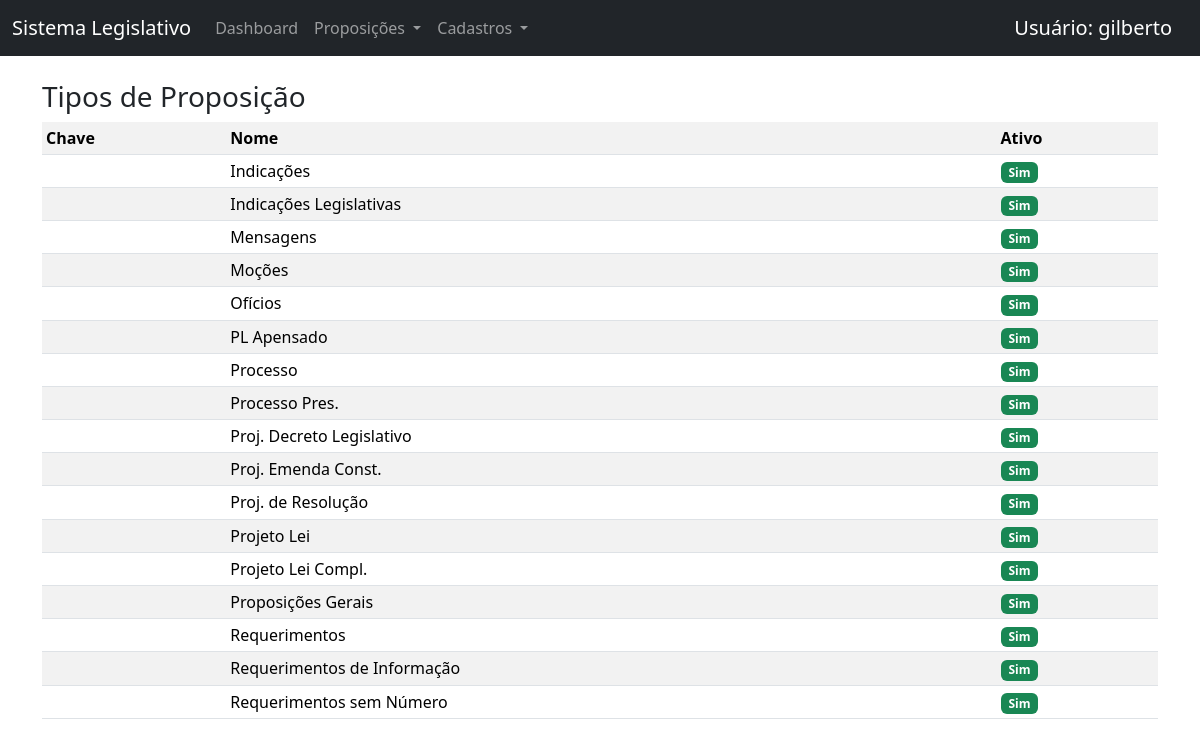
The app's page /tipos/ (signed in) with its own data.
### www/models.py (models this page shows, shortened)
class TipoProposicao(models.Model):
    sigla = models.CharField(
        max_length=10,
        unique=True,
        help_text="Código curto do tipo de proposição (até 10 caracteres)"
    )
    nome = models.CharField(
        max_length=100,
        unique=True
    )
    ativo = models.BooleanField(default=True)
    class Meta:
        verbose_name = "Tipo de Proposição"
        verbose_name_plural = "Tipos de Proposição"
        ordering = ["nome"]

### www/views.py (the view)
# urls.py: path("tipos/", TipoProposicaoListView.as_view(), name="tipo_list"),
class TipoProposicaoListView(LoginRequiredMixin, ListView):
    model = TipoProposicao
    template_name = "www/tipoproposicao_list.html"
    paginate_by = 20

### www/templates/www/tipoproposicao_list.html (shortened to what this page needs)
{% extends "base.html" %}
{% block content %}
<h3>Tipos de Proposição</h3>
<table class="table table-striped table-sm">
    <tr>
        <th>Chave</th>
        <th>Nome</th>
        <th>Ativo</th>
    </tr>
    {% for tipo in object_list %}
    <tr>
        <td>{{ tipo.chave }}</td>
        <td>{{ tipo.nome }}</td>
        <td>
            {% if tipo.ativo %}
                <span class="badge bg-success">Sim</span>
            {% else %}
                <span class="badge bg-secondary">Não</span>
            {% endif %}
        </td>
    </tr>
    {% empty %}
    <tr>
        <td colspan="3" class="text-muted">
            Nenhum tipo cadastrado
        </td>
    </tr>
    {% endfor %}
</table>
{% endblock %}

### www/templates/base.html (shortened to what this page needs)
<!DOCTYPE html>
<html lang="pt-br">
<head>
    <link href="https://cdn.jsdelivr.net/npm/bootstrap@5.3.2/dist/css/bootstrap.min.css" rel="stylesheet">
</head>
<body>
  <nav class="navbar navbar-expand-lg navbar-dark bg-dark mb-4">
    <div class="container-fluid">
      <a class="navbar-brand" href="{% url 'dashboard' %}">
          Sistema Legislativo
      </a>
      <div class="collapse navbar-collapse" id="navbarNav">
        <ul class="navbar-nav me-auto">
          <li class="nav-item">
            <a class="nav-link" href="{% url 'dashboard' %}">Dashboard</a>
          </li>
          <li class="nav-item dropdown">
            <a class="nav-link dropdown-toggle" href="#" role="button"
               data-bs-toggle="dropdown">
              Proposições
            </a>
          </li>
          <li class="nav-item dropdown">
            <a class="nav-link dropdown-toggle" href="#" role="button"
               data-bs-toggle="dropdown">
              Cadastros
            </a>
          </li>
        </ul>
      </div>
      <div class="navbar-brand">
        Usuário: {{ user.username }}
      </div>
    </div>
  </nav>
  <div class="container">
      {% block content %}{% endblock %}
  </div>
</body>
</html>

### records on screen
TipoProposicao: nome "Indicações", ativo "Sim"
TipoProposicao: nome "Indicações Legislativas", ativo "Sim"
TipoProposicao: nome "Mensagens", ativo "Sim"
TipoProposicao: nome "Moções", ativo "Sim"
TipoProposicao: nome "Ofícios", ativo "Sim"
TipoProposicao: nome "PL Apensado", ativo "Sim"
TipoProposicao: nome "Processo", ativo "Sim"
TipoProposicao: nome "Processo Pres.", ativo "Sim"
TipoProposicao: nome "Proj. Decreto Legislativo", ativo "Sim"
TipoProposicao: nome "Proj. Emenda Const.", ativo "Sim"
TipoProposicao: nome "Proj. de Resolução", ativo "Sim"
TipoProposicao: nome "Projeto Lei", ativo "Sim"
TipoProposicao: nome "Projeto Lei Compl.", ativo "Sim"
TipoProposicao: nome "Proposições Gerais", ativo "Sim"
TipoProposicao: nome "Requerimentos", ativo "Sim"
TipoProposicao: nome "Requerimentos de Informação", ativo "Sim"
TipoProposicao: nome "Requerimentos sem Número", ativo "Sim"

### other values on screen
{{ user.username }} "gilberto"
